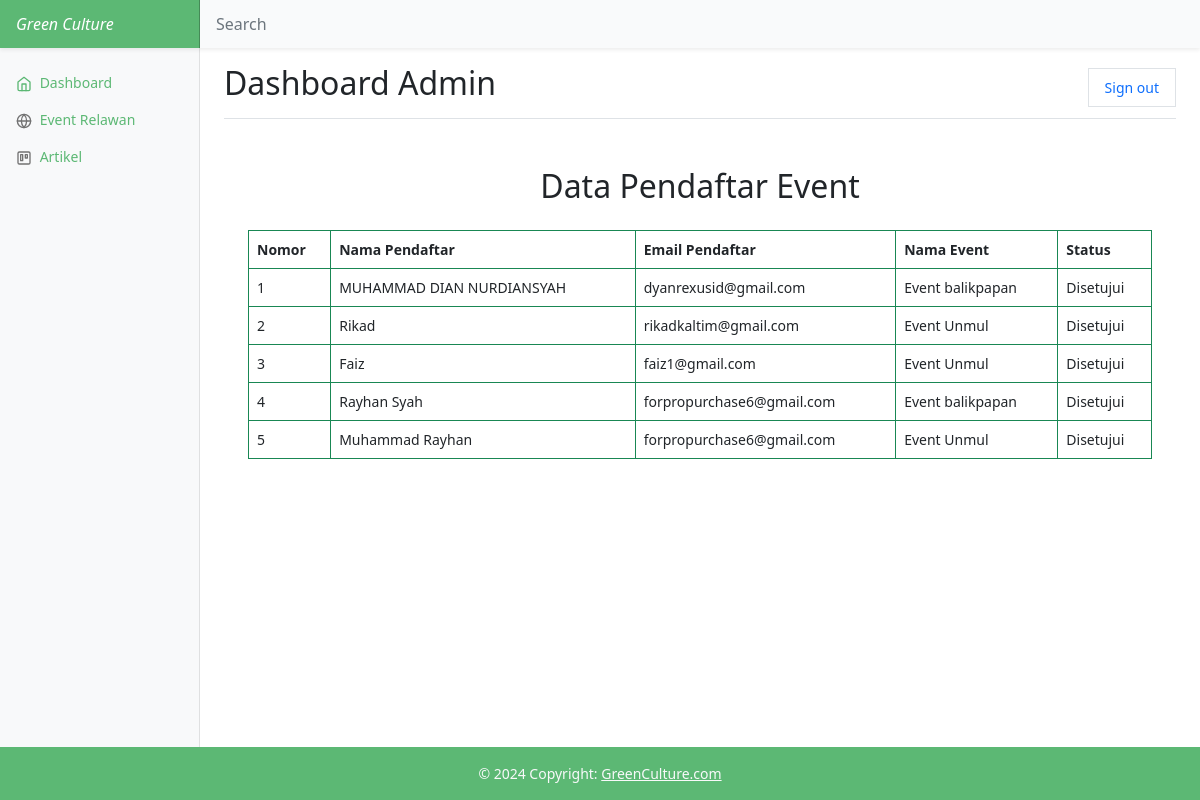
The app's page /code/dbadmin/dashboardadmin.php (signed in), older data.
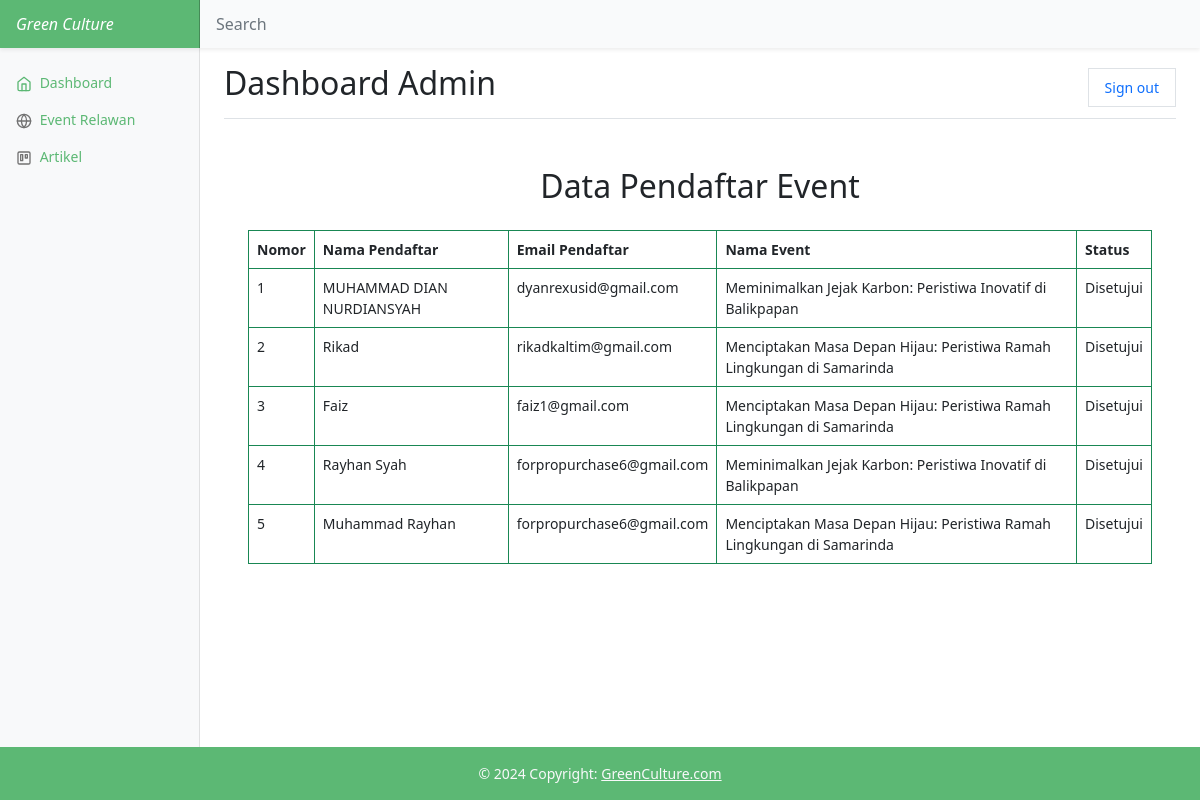
The same page, newer data.
### tables this page shows
CREATE TABLE `daftar_event` (
  `id_pendaftaran` int(11) NOT NULL,
  `nama_pendaftar` varchar(100) NOT NULL,
  `email_pendaftar` varchar(100) NOT NULL,
  `status` enum('Menunggu','Disetujui') NOT NULL,
  `id_event` int(11) NOT NULL,
  `id_akun` int(11) NOT NULL
);

CREATE TABLE `event` (
  `id_event` int(11) NOT NULL,
  `judul` varchar(100) NOT NULL,
  `deskripsi` varchar(255) NOT NULL,
  `tanggal` date NOT NULL,
  `tempat` varchar(100) NOT NULL
);

### code/dbadmin/dashboardadmin.php (the view, shortened to what this page needs)
<!doctype html>
<html lang="en">
<head>
  <link href="https://cdn.jsdelivr.net/npm/bootstrap@5.0.2/dist/css/bootstrap.min.css" rel="stylesheet" />
  <link href="dashboard.css" rel="stylesheet">
</head>
<body>
  <header class="navbar navbar-dark sticky-top bg-light flex-md-nowrap p-0 shadow-sm">
    <a class="navbar-brand col-md-3 col-lg-2 me-0 px-3 fst-italic" href="#" style="background-color: #5cb874;">Green Culture</a>
    <input class="form-control form-control-dark w-100" type="text" placeholder="Search" aria-label="Search">
  </header>
  <div class="container-fluid">
    <div class="row">
      <nav id="sidebarMenu" class="col-md-3 col-lg-2 d-md-block bg-light sidebar collapse">
        <div class="position-sticky pt-3">
          <ul class="nav flex-column">
            <li class="nav-item">
              <a class="nav-link active" aria-current="page" href="" style="color: #5cb874;">
                <span data-feather="home"></span>
                Dashboard
              </a>
            </li>
            <li class="nav-item">
              <a class="nav-link" href="eventrelawan.php" style="color: #5cb874;">
                <span data-feather="globe"></span>
                Event Relawan
              </a>
            </li>
            <li class="nav-item">
              <a class="nav-link" href="artikeladmin.php" style="color: #5cb874;">
                <span data-feather="trello"></span>
                Artikel
              </a>
            </li>
          </ul>
        </div>
      </nav>
      <main class="col-md-9 ms-sm-auto col-lg-10 px-md-4">
        <div class="d-flex justify-content-between flex-wrap flex-md-nowrap align-items-center pt-3 pb-2 mb-3 border-bottom">
          <h1 class="h2">Dashboard Admin</h1>
          <a class="nav-link px-3 border" href="#" data-bs-toggle="modal" data-bs-target="#logoutModal">Sign out</a>
        </div>
        <div class="container">
          <h2 class="mt-5 mb-4 text-center">Data Pendaftar Event</h2>
          <div class="table-responsive">
            <table class="table table-bordered table-hover border-success">
              <thead>
                <tr>
                  <th>Nomor</th>
                  <th>Nama Pendaftar</th>
                  <th>Email Pendaftar</th>
                  <th>Nama Event</th>
                  <th>Status</th>
                </tr>
              </thead>
              <tbody>
                <?php
                include '../../koneksi.php';
                $query = "SELECT daftar_event.id_pendaftaran, daftar_event.nama_pendaftar, daftar_event.email_pendaftar, event.judul, daftar_event.status FROM daftar_event JOIN event ON daftar_event.id_event = event.id_event";
                $result = $conn->query($query);
                $i = 1;
                if ($result->num_rows > 0) {
                  while ($row = $result->fetch_assoc()) {
                    echo "<tr>";
                    echo "<td>" . $i . "</td>";
                    echo "<td>" . $row['nama_pendaftar'] . "</td>";
                    echo "<td>" . $row['email_pendaftar'] . "</td>";
                    echo "<td>" . $row['judul'] . "</td>";
                    echo "<td>" . $row['status'] . "</td>";
                    echo "</tr>";
                    $i++;
                  }
                } else {
                  echo "<tr><td colspan='4'>Tidak ada data.</td></tr>";
                }
                ?>
              </tbody>
            </table>
          </div>
        </div>
      </main>
    </div>
  </div>
  <footer class="bg-body-tertiary text-center text-lg-start text-light mt-5 fixed-bottom">
    <div class="text-center p-3" style="background-color: #5cb874;">
      © 2024 Copyright:
      <a class="text-light" href="">GreenCulture.com</a>
    </div>
  </footer>
</body>
</html>

Row changes from the older to the newer data that the page shows:
changed through a linked row, daftar_event "MUHAMMAD DIAN NURDIANSYAH": id_event.judul "Event balikpapan" → "Meminimalkan Jejak Karbon: Peristiwa Inovatif di Balikpapan"
changed through a linked row, daftar_event "Rikad": id_event.judul "Event Unmul" → "Menciptakan Masa Depan Hijau: Peristiwa Ramah Lingkungan di Samarinda"
changed through a linked row, daftar_event "Faiz": id_event.judul "Event Unmul" → "Menciptakan Masa Depan Hijau: Peristiwa Ramah Lingkungan di Samarinda"
changed through a linked row, daftar_event "Rayhan Syah": id_event.judul "Event balikpapan" → "Meminimalkan Jejak Karbon: Peristiwa Inovatif di Balikpapan"
changed through a linked row, daftar_event "Muhammad Rayhan": id_event.judul "Event Unmul" → "Menciptakan Masa Depan Hijau: Peristiwa Ramah Lingkungan di Samarinda"
